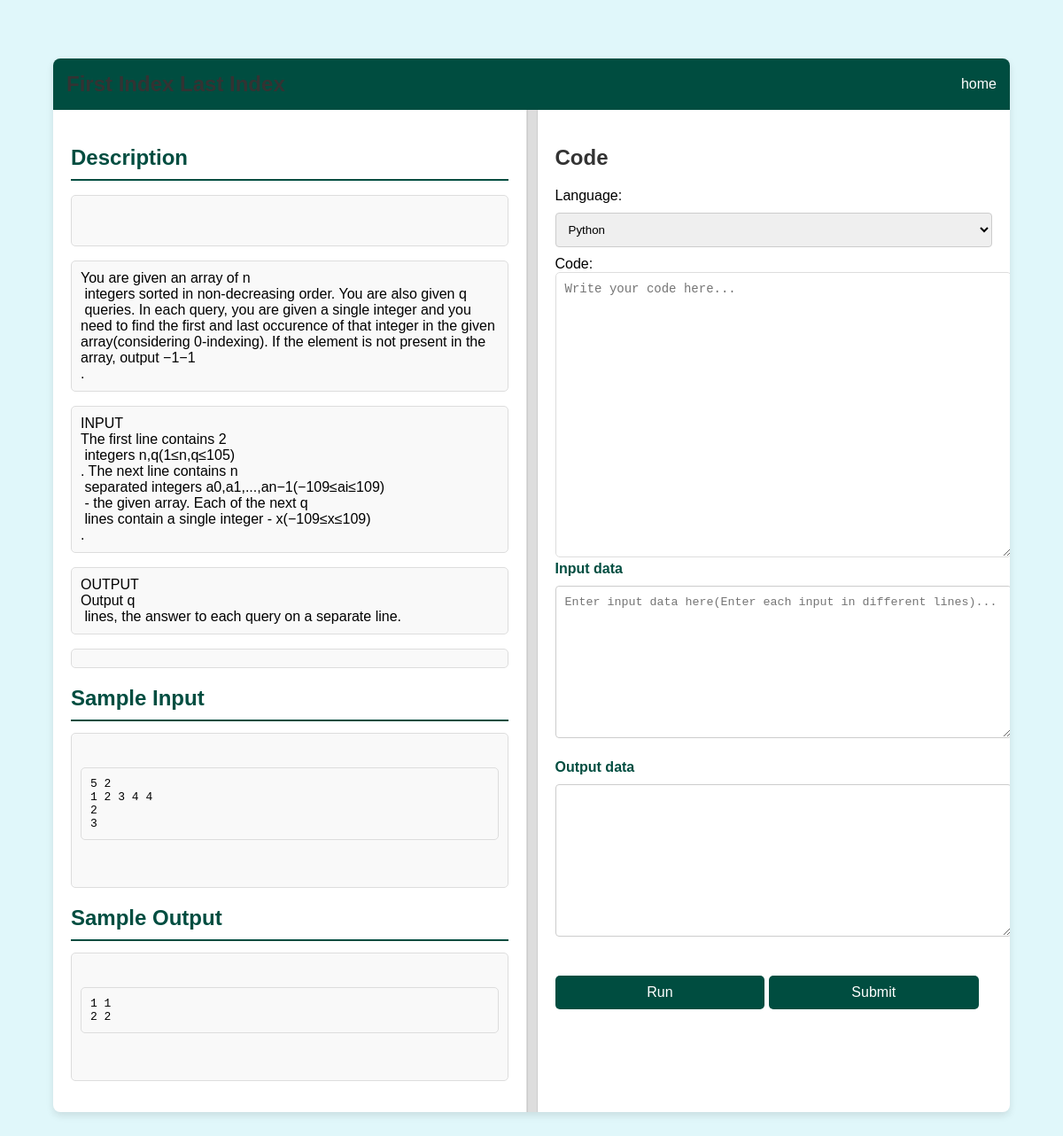
The page /problem/First Index Last Index/ (signed in) on the database its author committed.
### home/models.py (models this page shows)
class question_details(models.Model):
  DIFFICULTY_CHOICES = [
      ('Easy', 'Easy'),
      ('Medium', 'Medium'),
      ('Hard', 'Hard'),
  ]
  name = models.CharField(max_length=200)
  description = models.TextField()
  difficulty = models.CharField(max_length=10, choices=DIFFICULTY_CHOICES, default='Easy')
  sample_input = models.TextField()
  sample_output = models.TextField()
  constraints = models.TextField()

### home/views.py (the view)
# urls.py: path("problem/<str:name>/",problem_page,name="problem_page"),
@login_required
def problem_page(request, name):
    problem = get_object_or_404(question_details, name=name)
    form = CodeSubmissionForm()
    existing_submission = user_code_sub.objects.filter(user=request.user, question=problem).last()
    if existing_submission:
        form = CodeSubmissionForm(initial={
            'language': existing_submission.language,
            'code': existing_submission.code
        })
    context = {
        'form': form,
        'ques_name': problem.name,
        'desc': problem.description,
        'samp_in': problem.sample_input,
        'samp_out': problem.sample_output
    }
    return render(request, 'question_view.html', context)

### home/forms.py
class CodeSubmissionForm(forms.ModelForm):
    language = forms.ChoiceField(
        choices=LANGUAGE_CHOICES,
        widget=forms.Select(attrs={'class': 'form-control'})
    )
    code = forms.CharField(
        widget=forms.Textarea(attrs={
            'class': 'code-editor',
            'placeholder': 'Write your code here...'
        })
    )
    input_data = forms.CharField(
        required=False,
        widget=forms.Textarea(attrs={
            'class': 'form-control',
            'placeholder': 'Enter input data here(Enter each input in different lines)...'
        })
    )
    output_data = forms.CharField(
        required=False,
        widget=forms.Textarea(attrs={'class': 'form-control'})
    )
    class Meta:
        model = CodeSubmission
        fields = ["language", "code", "input_data", "output_data"]

### home/templates/question_view.html (shortened to what this page needs)
<!DOCTYPE html>
<html lang="en">
<head>
</head>
<body>
    <div class="container">
        <div class="header">
            <h1>{{ ques_name }}</h1>
            <a href="/home">home</a>
        </div>
        <div class="content">
            <div class="left-column">
                <div class="section">
                    <h2>Description</h2>
                    <p id="description">
                        {{ desc|linebreaks }}
                    </p>
                </div>
                <div class="section">
                    <h2>Sample Input</h2>
                    <pre id="sample-input">
                        {{ samp_in|linebreaks }}
                    </pre>
                </div>
                <div class="section">
                    <h2>Sample Output</h2>
                    <pre id="sample-output">
                        {{ samp_out|linebreaks }}
                    </pre>
                </div>
            </div>
            <div class="resizer"></div>
            <div class="right-column">
                <h2>Code</h2>
                <form id="codeForm" method="post">
                    <div>
                        {{ form.language.label_tag }}
                        {{ form.language }}
                    </div>
                    <div>
                        {{ form.code.label_tag }}
                        {{ form.code }}
                    </div>
                    <div class="form-group">
                        <div>
                            <label for="{{ form.input_data.id_for_label }}">{{ form.input_data.label }}</label>
                            {{ form.input_data }}
                        </div>
                        <div>
                            <label for="{{ form.output_data.id_for_label }}">{{ form.output_data.label }}</label>
                            {{ form.output_data }}
                        </div>
                    </div>
                    <button type="button" class="run-button" onclick="submitForm('run')">Run</button>
                    <button type="button" class="submit-button" onclick="submitForm('submit')">Submit</button>
                </form>
            </div>
        </div>
    </div>
</body>
</html>

### home/templates/question_view.html (style rules this page uses)
body { font-family: Arial, sans-serif; margin: 0; padding: 0; background-color: #e0f7fa; height: 100vh; display: flex; justify-content: center; align-items: center; overflow: hidden; }
.container { width: 90%; height: 90%; background: white; display: flex; flex-direction: column; border-radius: 8px; box-shadow: 0 4px 8px rgba(0,0,0,0.1); }
.header { display: flex; justify-content: space-between; align-items: center; padding: 15px; background-color: #004d40; color: white; border-top-left-radius: 8px; border-top-right-radius: 8px; }
.header h1 { margin: 0; font-size: 24px; }
.content { display: flex; flex: 1; overflow: hidden; }
.left-column, .right-column { padding: 20px; box-sizing: border-box; height: 100%; overflow-y: auto; }
.left-column { flex: 1; border-right: 1px solid #ddd; }
.right-column { flex: 1; }
.resizer { width: 10px; cursor: ew-resize; background-color: #ddd; border-left: 1px solid #ccc; border-right: 1px solid #ccc; }
h1, h2 { color: #333; }
.section { margin-bottom: 20px; }
.section h2 { color: #004d40; border-bottom: 2px solid #004d40; padding-bottom: 10px; margin-bottom: 10px; }
.section p, .section pre { background: #f9f9f9; padding: 10px; border: 1px solid #ddd; border-radius: 5px; white-space: pre-wrap; }
.form-control { width: 100%; padding: 10px; margin: 10px 0; border: 1px solid #ccc; border-radius: 4px; }
.code-editor { width: 100%; height: 300px; padding: 10px; font-family: monospace; font-size: 14px; border: 1px solid #ddd; border-radius: 5px; }
.run-button, .submit-button { display: inline-block; width: 48%; padding: 10px; border: none; border-radius: 5px; font-size: 16px; cursor: pointer; margin-top: 10px; text-align: center; color: white; }
.run-button { background-color: #004d40; }
.submit-button { background-color: #004d40; }
.form-group { margin-bottom: 20px; }
.form-group label { font-weight: bold; color: #004d40; }
.form-group div { margin-bottom: 10px; }
a { margin: 0; padding: 0; list-style: none; text-decoration: none; color: inherit; border-spacing: 0; }

### rows shown on the page
question_details: description "You are given an array of n integers sorted in non-decreasing order. You are also given q queries. In each query, you are given a single integer and you need to find the first and last occurence of that integer in the given array(considering 0-indexing). If the element is not present in the array, output −1−1 . INPUT The first line contains 2 integers n,q(1≤n,q≤105) . The next line contains n separated integers a0,a1,...,an−1(−109≤ai≤109) - the given array. Each of the next q lines contain a single integer - x(−109≤x≤109) . OUTPUT Output q lines, the answer to each query on a separate line.", sample_input "5 2 1 2 3 4 4 2 3", sample_output "1 1 2 2"
